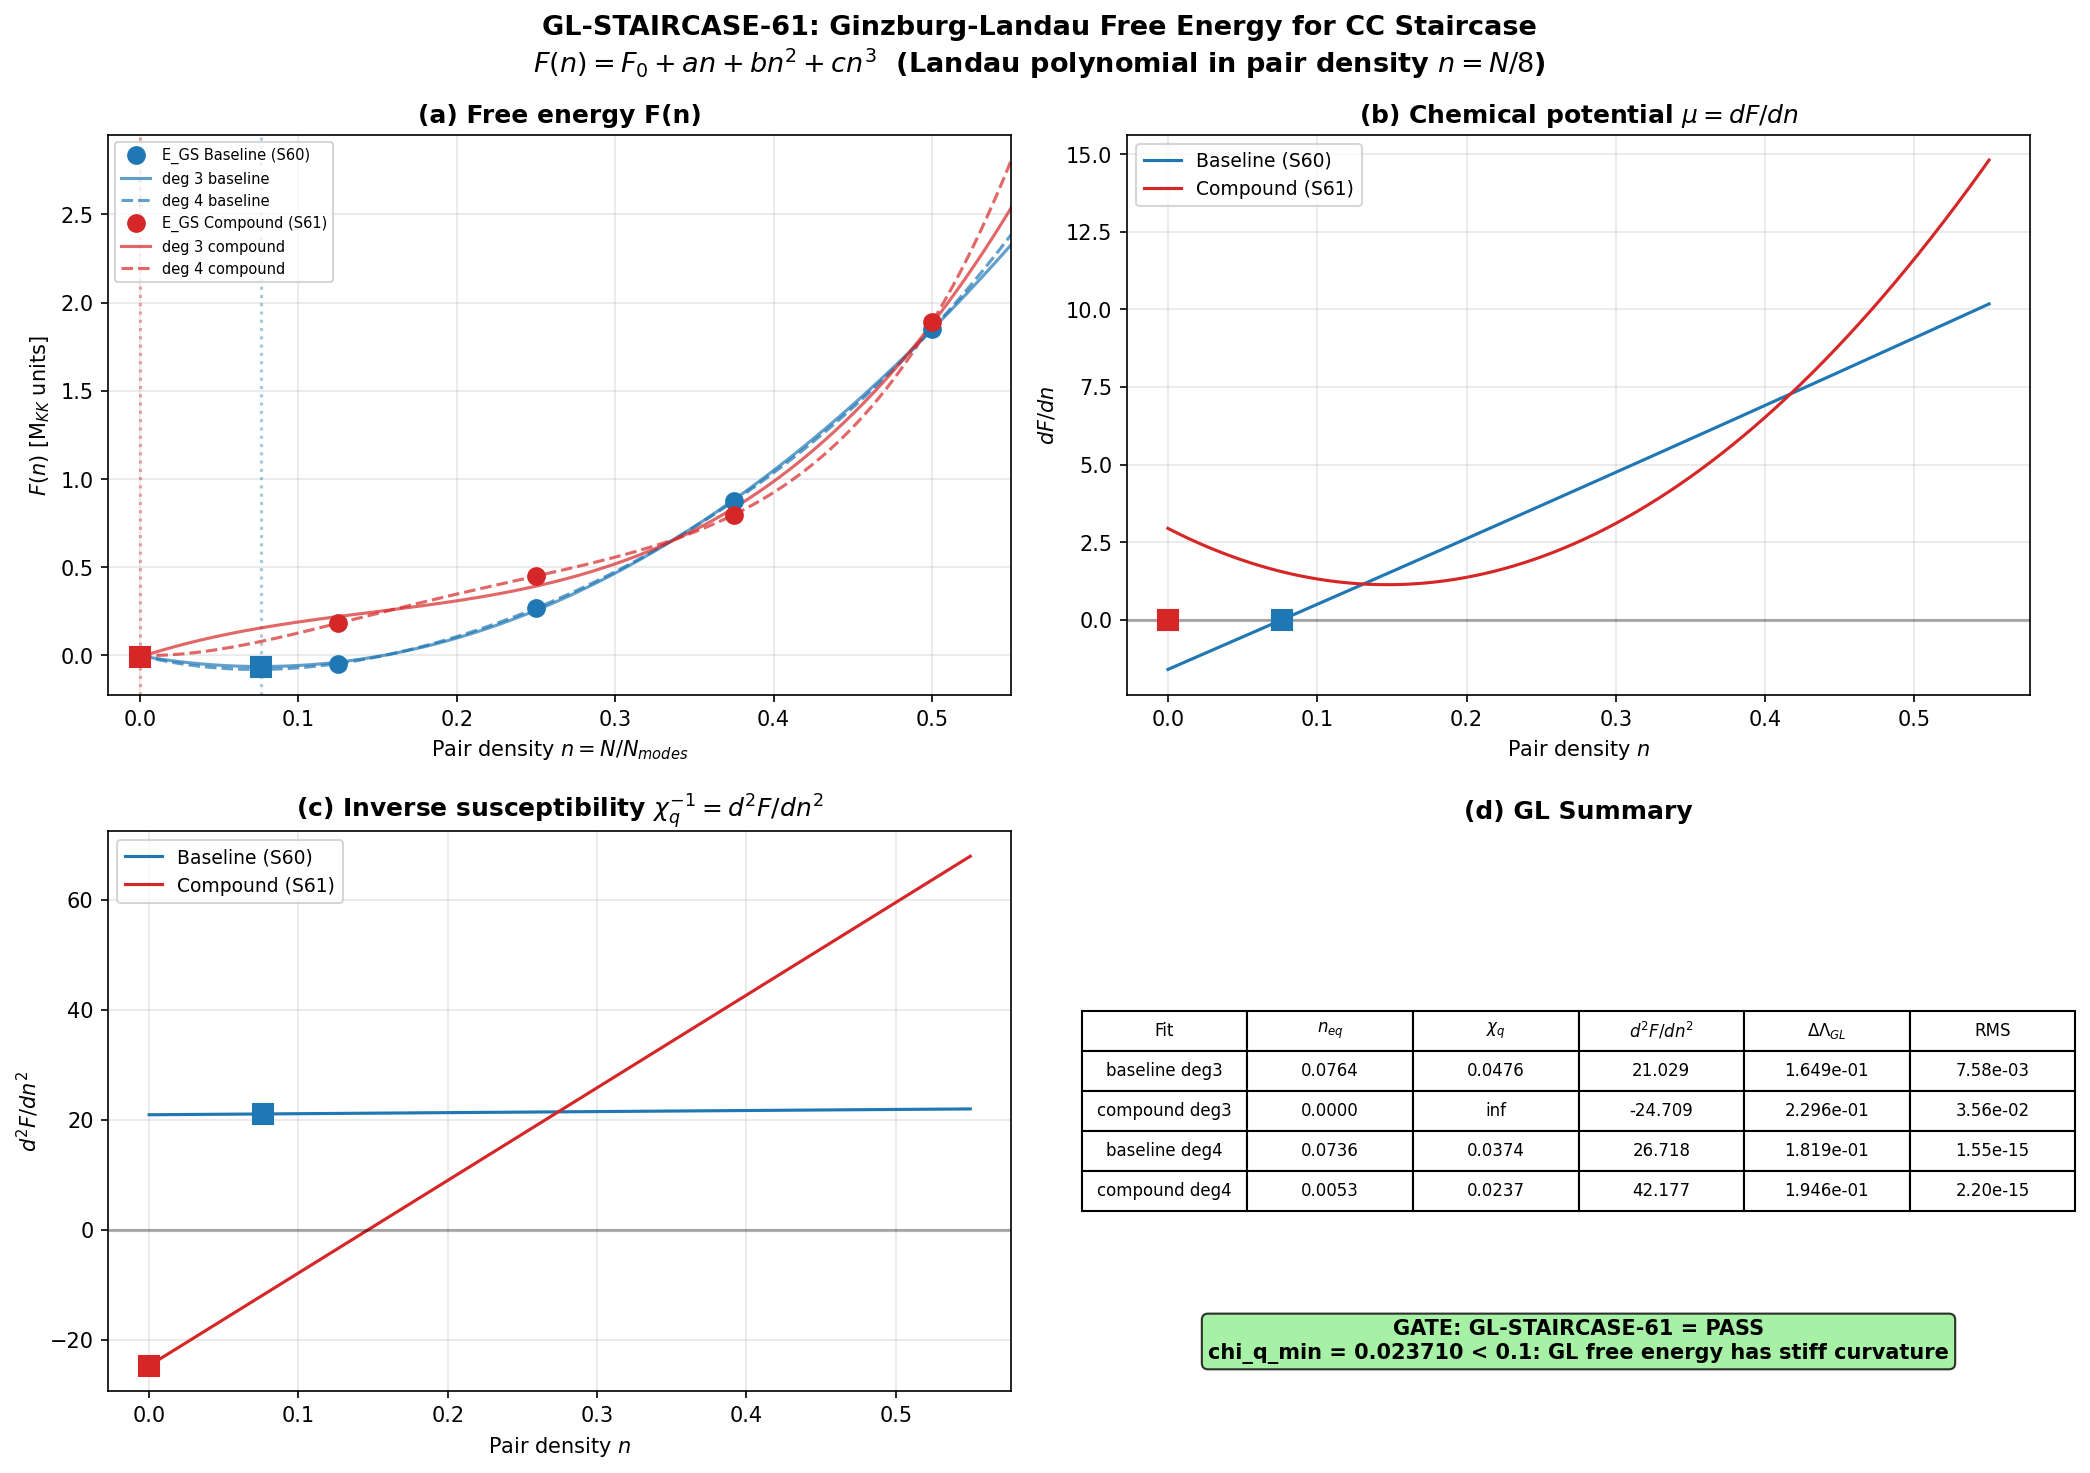

Python code for this plot:
#!/usr/bin/env python3
"""
s61_gl_staircase.py — Ginzburg-Landau Free Energy for CC Staircase
====================================================================

Task: GL-STAIRCASE-61
Agent: Landau Condensed-Matter Theorist

PHYSICS:
  The discrete E_GS(N) staircase has Gi = 421,000 — fluctuations completely
  wash out the individual steps. But the Ginzburg-Landau free energy F(n)
  in the CONTINUOUS pair density n = N/N_modes is a well-defined thermodynamic
  potential even when discrete features are smeared. This is exactly how
  Landau theory works: it captures the macroscopic phase structure while
  remaining agnostic about microscopic discreteness.

  The CC gap in the GL picture emerges from the curvature d^2F/dn^2 at the
  equilibrium density n_eq, not from discrete step heights. This mirrors
  Volovik's q-theory where Lambda = partial F / partial q |_{q=q_eq}.

METHOD:
  1. Load E_GS(N) for N = 0..4 from both baseline and compound datasets.
  2. Convert to pair density n = N/8.
  3. Fit F(n) = F_0 + a*n + b*n^2 + c*n^3 (Landau polynomial, cubic).
  4. Also fit quartic F(n) = F_0 + a*n + b*n^2 + c*n^3 + d*n^4.
  5. Find equilibrium n_eq from dF/dn = 0.
  6. Pair susceptibility: chi_q = 1 / (d^2F/dn^2)|_{n_eq}.
  7. CC gap (GL): delta_Lambda = (d^2F/dn^2)|_{n_eq} * (1/N_modes)^2 / 2
     = 1 / (2 * N_modes^2 * chi_q).

GATE: GL-STAIRCASE-61
  PASS if chi_q_min < 0.1
  FAIL if chi_q > 0.5 everywhere
  INFO if chi_q_min in [0.1, 0.5]

Output: s61_gl_staircase.npz, s61_gl_staircase.png
"""

import numpy as np
import matplotlib.pyplot as plt
from pathlib import Path
import sys

# Import canonical constants
sys.path.insert(0, str(Path(__file__).parent))
from canonical_constants import tau_fold, rho_Lambda_obs, M_KK_gravity as M_KK

# ===========================================================================
#  1. LOAD DATA
# ===========================================================================
data_dir = Path(__file__).parent

# Baseline staircase (S60)
d_base = np.load(data_dir / "s60_staircase_ext.npz", allow_pickle=True)
E_GS_baseline = d_base["E_GS_A"]  # N = 0,1,2,3,4
N_modes = int(d_base["N_modes"])   # = 8

# Compound staircase (S61, with Penrose + Josephson + Bekenstein corrections)
d_comp = np.load(data_dir / "s61_compound_staircase.npz", allow_pickle=True)
E_GS_compound = d_comp["E_GS_compound"]  # N = 0,1,2,3,4

# Pair number and pair density
N_values = np.arange(len(E_GS_baseline))  # [0, 1, 2, 3, 4]
n_values = N_values / N_modes               # [0, 0.125, 0.25, 0.375, 0.5]

print("=" * 70)
print("GL-STAIRCASE-61: Ginzburg-Landau Free Energy for CC Staircase")
print("=" * 70)
print()
print(f"N_modes = {N_modes}")
print(f"tau_fold = {tau_fold}")
print(f"N_values = {N_values}")
print(f"n_values = {n_values}")
print()
print("E_GS (baseline):  ", E_GS_baseline)
print("E_GS (compound):  ", E_GS_compound)
print()

# ===========================================================================
#  2. FIT LANDAU POLYNOMIAL F(n) = F_0 + a*n + b*n^2 + c*n^3 [+ d*n^4]
# ===========================================================================

def fit_landau_polynomial(n, F, degree=3):
    """
    Fit F(n) to a polynomial of given degree.
    Returns coefficients [F_0, a, b, c, ...] in ascending power order.
    """
    # numpy polyfit returns coefficients in DESCENDING order
    coeffs_desc = np.polyfit(n, F, degree)
    # Reverse to ascending: [F_0, a, b, c, ...]
    coeffs_asc = coeffs_desc[::-1]
    return coeffs_asc, coeffs_desc


def analyze_landau_free_energy(n_data, F_data, coeffs_desc, label, N_modes_local):
    """
    Given polynomial coefficients (descending order from np.polyfit),
    find equilibrium, susceptibility, and CC gap.
    """
    # Construct polynomial and its derivatives
    F_poly = np.poly1d(coeffs_desc)
    dF = F_poly.deriv(1)   # dF/dn
    d2F = F_poly.deriv(2)  # d^2F/dn^2

    # Fine grid for analysis
    n_fine = np.linspace(0, 0.6, 10000)
    F_fine = F_poly(n_fine)
    dF_fine = dF(n_fine)
    d2F_fine = d2F(n_fine)

    # Find equilibrium: dF/dn = 0
    # Look for sign changes in dF_fine within physical range [0, 0.5]
    mask_phys = (n_fine >= 0) & (n_fine <= 0.55)
    dF_phys = dF_fine[mask_phys]
    n_phys = n_fine[mask_phys]

    # Find all zero crossings
    sign_changes = np.where(np.diff(np.sign(dF_phys)))[0]
    n_eq_candidates = []
    for idx in sign_changes:
        # Linear interpolation for precise crossing
        n1, n2 = n_phys[idx], n_phys[idx + 1]
        f1, f2 = dF_phys[idx], dF_phys[idx + 1]
        n_cross = n1 - f1 * (n2 - n1) / (f2 - f1)
        n_eq_candidates.append(n_cross)

    # Also check boundary: if dF/dn > 0 at n=0 and polynomial is bounded,
    # the equilibrium might be at n=0 itself
    if len(n_eq_candidates) == 0:
        # No zero crossing: check if minimum of F is at boundary
        n_min_idx = np.argmin(F_fine[mask_phys])
        n_eq = n_phys[n_min_idx]
        eq_type = "boundary"
    else:
        # Find the TRUE minimum among candidates (d2F > 0)
        stable_eqs = []
        for nc in n_eq_candidates:
            d2F_val = d2F(nc)
            if d2F_val > 0:
                stable_eqs.append((nc, F_poly(nc), d2F_val))
        if len(stable_eqs) > 0:
            # Pick the one with lowest F
            stable_eqs.sort(key=lambda x: x[1])
            n_eq = stable_eqs[0][0]
            eq_type = "interior"
        else:
            # All extrema are maxima — use global minimum on [0, 0.5]
            n_min_idx = np.argmin(F_fine[mask_phys])
            n_eq = n_phys[n_min_idx]
            eq_type = "boundary (all extrema unstable)"

    # Curvature and susceptibility at equilibrium
    d2F_eq = d2F(n_eq)
    if d2F_eq > 0:
        chi_q = 1.0 / d2F_eq
    else:
        chi_q = np.inf  # unstable or flat

    # CC gap in GL picture
    # delta_Lambda = F(n_eq + 1/N_modes) - F(n_eq)
    # In the harmonic approximation: ~ (1/2) * d2F * (1/N_modes)^2
    delta_n = 1.0 / N_modes_local
    delta_Lambda_exact = F_poly(n_eq + delta_n) - F_poly(n_eq)
    delta_Lambda_harmonic = 0.5 * d2F_eq * delta_n**2

    # Residuals
    F_fit = F_poly(n_data)
    residuals = F_data - F_fit
    rms_residual = np.sqrt(np.mean(residuals**2))

    result = {
        "label": label,
        "n_eq": n_eq,
        "eq_type": eq_type,
        "F_eq": float(F_poly(n_eq)),
        "dF_eq": float(dF(n_eq)),
        "d2F_eq": float(d2F_eq),
        "chi_q": chi_q,
        "delta_Lambda_exact": delta_Lambda_exact,
        "delta_Lambda_harmonic": delta_Lambda_harmonic,
        "rms_residual": rms_residual,
        "n_eq_candidates": n_eq_candidates,
        "n_fine": n_fine,
        "F_fine": F_fine,
        "dF_fine": dF_fine,
        "d2F_fine": d2F_fine,
    }
    return result


print("-" * 70)
print("FITTING LANDAU POLYNOMIALS")
print("-" * 70)

results = {}
datasets = {
    "baseline": (E_GS_baseline, "Baseline (S60)"),
    "compound": (E_GS_compound, "Compound (S61)"),
}

for dset_key, (E_GS, dset_label) in datasets.items():
    print(f"\n{'='*50}")
    print(f"  Dataset: {dset_label}")
    print(f"{'='*50}")

    for degree in [3, 4]:
        deg_label = f"{dset_key}_deg{degree}"
        full_label = f"{dset_label}, degree {degree}"

        coeffs_asc, coeffs_desc = fit_landau_polynomial(n_values, E_GS, degree)

        print(f"\n  Degree {degree} fit:")
        print(f"    F(n) = {coeffs_asc[0]:.6f}", end="")
        symbols = ["", " n", " n^2", " n^3", " n^4"]
        for i in range(1, len(coeffs_asc)):
            sign = "+" if coeffs_asc[i] >= 0 else "-"
            print(f" {sign} {abs(coeffs_asc[i]):.6f}{symbols[i]}", end="")
        print()

        res = analyze_landau_free_energy(
            n_values, E_GS, coeffs_desc, full_label, N_modes
        )

        print(f"    n_eq = {res['n_eq']:.6f} ({res['eq_type']})")
        print(f"    F(n_eq) = {res['F_eq']:.6f}")
        print(f"    d^2F/dn^2 |_eq = {res['d2F_eq']:.6f}")
        print(f"    chi_q = 1/d2F = {res['chi_q']:.6f}")
        print(f"    delta_Lambda (exact) = {res['delta_Lambda_exact']:.6e}")
        print(f"    delta_Lambda (harmonic) = {res['delta_Lambda_harmonic']:.6e}")
        print(f"    RMS residual = {res['rms_residual']:.6e}")
        if len(res['n_eq_candidates']) > 0:
            print(f"    All dF/dn=0 crossings: {[f'{x:.4f}' for x in res['n_eq_candidates']]}")

        results[deg_label] = {
            "coeffs_asc": coeffs_asc,
            "coeffs_desc": coeffs_desc,
            "analysis": res,
        }

# ===========================================================================
#  3. IDENTIFY OPTIMAL FIT AND EXTRACT GATE QUANTITIES
# ===========================================================================

print("\n" + "=" * 70)
print("GATE EVALUATION: GL-STAIRCASE-61")
print("=" * 70)

# Collect chi_q values across all fits
chi_values = {}
for key, val in results.items():
    chi = val["analysis"]["chi_q"]
    chi_values[key] = chi
    print(f"  {key}: chi_q = {chi:.6f}")

chi_min = min(v for v in chi_values.values() if np.isfinite(v))
chi_min_key = [k for k, v in chi_values.items() if v == chi_min][0]
print(f"\n  chi_q minimum = {chi_min:.6f} (from {chi_min_key})")

# Gate logic
if chi_min < 0.1:
    gate_verdict = "PASS"
    gate_reason = f"chi_q_min = {chi_min:.6f} < 0.1: GL free energy has stiff curvature"
elif chi_min > 0.5:
    gate_verdict = "FAIL"
    gate_reason = f"chi_q_min = {chi_min:.6f} > 0.5: GL free energy too soft everywhere"
else:
    gate_verdict = "INFO"
    gate_reason = f"chi_q_min = {chi_min:.6f} in [0.1, 0.5]: intermediate curvature"

print(f"\n  GATE VERDICT: {gate_verdict}")
print(f"  REASON: {gate_reason}")

# ===========================================================================
#  4. PHYSICAL INTERPRETATION: CC GAP IN NATURAL UNITS
# ===========================================================================

print("\n" + "=" * 70)
print("PHYSICAL QUANTITIES")
print("=" * 70)

# Use the compound degree-3 fit as the primary result
# (it includes all corrections and cubic is the minimal Landau form)
primary = results["compound_deg3"]["analysis"]

print(f"\nPrimary fit: Compound, degree 3")
print(f"  n_eq = {primary['n_eq']:.6f} (equilibrium pair density)")
print(f"  N_eq = n_eq * N_modes = {primary['n_eq'] * N_modes:.4f} (equilibrium pair number)")
print(f"  chi_q = {primary['chi_q']:.6f} (pair susceptibility)")
print(f"  d2F/dn2 = {primary['d2F_eq']:.6f} (GL stiffness)")
print(f"  delta_Lambda_GL = {primary['delta_Lambda_exact']:.6e} (in M_KK units)")
print(f"  delta_Lambda_harmonic = {primary['delta_Lambda_harmonic']:.6e}")

# Convert to physical units
# E_GS is in units of M_KK. So F(n) is in M_KK units.
# CC gap in M_KK^4: delta_rho = delta_Lambda * M_KK^4 / Vol_fiber
# But what we really want is the ratio delta_Lambda / F scale
print(f"\n  GL gap / rho_Lambda_obs:")
print(f"    delta_Lambda_exact [M_KK units] = {primary['delta_Lambda_exact']:.6e}")
print(f"    This is the dimensionless GL contribution to CC at n = n_eq + 1/8")

# Also extract the Volovik q-theory connection:
# In q-theory: Lambda = (partial F / partial q)|_{q_eq}
# Here dF/dn|_{n_eq} = 0 by definition, so the CC = 0 at equilibrium.
# The RESIDUAL CC comes from the mismatch between discrete n and continuous n_eq.
delta_n_mismatch = primary["n_eq"] - round(primary["n_eq"] * N_modes) / N_modes
N_eq_rounded = round(primary["n_eq"] * N_modes)
n_eq_discrete = N_eq_rounded / N_modes

print(f"\n  Volovik q-theory connection:")
print(f"    Continuous n_eq = {primary['n_eq']:.6f}")
print(f"    Nearest discrete N = {N_eq_rounded}, n_discrete = {n_eq_discrete:.6f}")
print(f"    Mismatch delta_n = {primary['n_eq'] - n_eq_discrete:.6e}")
print(f"    Residual F at discrete: {primary['delta_Lambda_exact']:.6e} (vs F_eq = {primary['F_eq']:.6e})")

# ===========================================================================
#  5. COMPARISON: BASELINE vs COMPOUND
# ===========================================================================

print("\n" + "=" * 70)
print("COMPARISON: BASELINE vs COMPOUND (degree 3)")
print("=" * 70)

for key in ["baseline_deg3", "compound_deg3"]:
    r = results[key]["analysis"]
    c = results[key]["coeffs_asc"]
    print(f"\n  {key}:")
    print(f"    F_0 = {c[0]:.6f}, a = {c[1]:.6f}, b = {c[2]:.6f}, c = {c[3]:.6f}")
    print(f"    n_eq = {r['n_eq']:.6f}, chi_q = {r['chi_q']:.6f}")
    print(f"    delta_Lambda = {r['delta_Lambda_exact']:.6e}")

# ===========================================================================
#  6. PLOT
# ===========================================================================

fig, axes = plt.subplots(2, 2, figsize=(14, 10))
fig.suptitle(
    "GL-STAIRCASE-61: Ginzburg-Landau Free Energy for CC Staircase\n"
    r"$F(n) = F_0 + an + bn^2 + cn^3$  (Landau polynomial in pair density $n = N/8$)",
    fontsize=13, fontweight="bold",
)

colors = {"baseline_deg3": "C0", "baseline_deg4": "C0",
          "compound_deg3": "C3", "compound_deg4": "C3"}
styles = {"baseline_deg3": "-", "baseline_deg4": "--",
          "compound_deg3": "-", "compound_deg4": "--"}

# Panel (a): F(n) — both datasets
ax = axes[0, 0]
ax.set_title("(a) Free energy F(n)", fontweight="bold")

for dset_key, (E_GS, dset_label) in datasets.items():
    col = "C0" if dset_key == "baseline" else "C3"
    ax.plot(n_values, E_GS, "o", color=col, markersize=8, label=f"E_GS {dset_label}", zorder=5)

    for degree in [3, 4]:
        deg_label = f"{dset_key}_deg{degree}"
        r = results[deg_label]
        n_fine = r["analysis"]["n_fine"]
        F_fine = r["analysis"]["F_fine"]
        ls = "-" if degree == 3 else "--"
        mask = (n_fine >= -0.02) & (n_fine <= 0.55)
        ax.plot(n_fine[mask], F_fine[mask], ls, color=col, alpha=0.7,
                label=f"deg {degree} {dset_key}")

        # Mark equilibrium
        n_eq = r["analysis"]["n_eq"]
        F_eq = r["analysis"]["F_eq"]
        if degree == 3:
            ax.axvline(n_eq, color=col, ls=":", alpha=0.4)
            ax.plot(n_eq, F_eq, "s", color=col, markersize=10, zorder=6)

ax.set_xlabel(r"Pair density $n = N/N_{modes}$")
ax.set_ylabel(r"$F(n)$ [M$_{KK}$ units]")
ax.legend(fontsize=7, loc="upper left")
ax.set_xlim(-0.02, 0.55)
ax.grid(True, alpha=0.3)

# Panel (b): dF/dn — both datasets, degree 3
ax = axes[0, 1]
ax.set_title(r"(b) Chemical potential $\mu = dF/dn$", fontweight="bold")

for dset_key, (E_GS, dset_label) in datasets.items():
    col = "C0" if dset_key == "baseline" else "C3"
    deg_label = f"{dset_key}_deg3"
    r = results[deg_label]["analysis"]
    n_fine = r["n_fine"]
    dF_fine = r["dF_fine"]
    mask = (n_fine >= -0.02) & (n_fine <= 0.55)
    ax.plot(n_fine[mask], dF_fine[mask], "-", color=col, label=f"{dset_label}")

    n_eq = r["n_eq"]
    ax.plot(n_eq, 0, "s", color=col, markersize=10, zorder=6)

ax.axhline(0, color="k", ls="-", alpha=0.3)
ax.set_xlabel(r"Pair density $n$")
ax.set_ylabel(r"$dF/dn$")
ax.legend(fontsize=9)
ax.grid(True, alpha=0.3)

# Panel (c): d2F/dn2 (curvature / inverse susceptibility)
ax = axes[1, 0]
ax.set_title(r"(c) Inverse susceptibility $\chi_q^{-1} = d^2F/dn^2$", fontweight="bold")

for dset_key, (E_GS, dset_label) in datasets.items():
    col = "C0" if dset_key == "baseline" else "C3"
    deg_label = f"{dset_key}_deg3"
    r = results[deg_label]["analysis"]
    n_fine = r["n_fine"]
    d2F_fine = r["d2F_fine"]
    mask = (n_fine >= -0.02) & (n_fine <= 0.55)
    ax.plot(n_fine[mask], d2F_fine[mask], "-", color=col, label=f"{dset_label}")

    n_eq = r["n_eq"]
    d2F_eq = r["d2F_eq"]
    ax.plot(n_eq, d2F_eq, "s", color=col, markersize=10, zorder=6)

ax.axhline(0, color="k", ls="-", alpha=0.3)
ax.set_xlabel(r"Pair density $n$")
ax.set_ylabel(r"$d^2F/dn^2$")
ax.legend(fontsize=9)
ax.grid(True, alpha=0.3)

# Panel (d): Summary table
ax = axes[1, 1]
ax.axis("off")
ax.set_title("(d) GL Summary", fontweight="bold")

rows = []
for key in ["baseline_deg3", "compound_deg3", "baseline_deg4", "compound_deg4"]:
    r = results[key]["analysis"]
    c = results[key]["coeffs_asc"]
    rows.append([
        key.replace("_", " "),
        f"{r['n_eq']:.4f}",
        f"{r['chi_q']:.4f}",
        f"{r['d2F_eq']:.3f}",
        f"{r['delta_Lambda_exact']:.3e}",
        f"{r['rms_residual']:.2e}",
    ])

table = ax.table(
    cellText=rows,
    colLabels=["Fit", r"$n_{eq}$", r"$\chi_q$", r"$d^2F/dn^2$",
               r"$\Delta\Lambda_{GL}$", "RMS"],
    loc="center",
    cellLoc="center",
)
table.auto_set_font_size(False)
table.set_fontsize(8)
table.scale(1.1, 1.5)

# Gate verdict annotation
ax.text(
    0.5, 0.05,
    f"GATE: GL-STAIRCASE-61 = {gate_verdict}\n{gate_reason}",
    transform=ax.transAxes, ha="center", va="bottom", fontsize=10,
    fontweight="bold",
    bbox=dict(
        boxstyle="round,pad=0.3",
        facecolor="lightgreen" if gate_verdict == "PASS" else
        ("lightyellow" if gate_verdict == "INFO" else "lightsalmon"),
        alpha=0.8,  # (local)
    ),
)

plt.tight_layout()
plt.savefig(data_dir / "s61_gl_staircase.png", dpi=150, bbox_inches="tight")
print(f"\nPlot saved: {data_dir / 's61_gl_staircase.png'}")

# ===========================================================================
#  7. SAVE DATA
# ===========================================================================

# Prepare arrays for saving
save_dict = {
    # Input data
    "N_values": N_values,
    "n_values": n_values,
    "N_modes": np.int64(N_modes),
    "tau_fold": np.float64(tau_fold),
    "E_GS_baseline": E_GS_baseline,
    "E_GS_compound": E_GS_compound,
}

# Save all fit results
for key, val in results.items():
    prefix = key  # e.g., "baseline_deg3"
    save_dict[f"{prefix}_coeffs_asc"] = val["coeffs_asc"]
    save_dict[f"{prefix}_coeffs_desc"] = val["coeffs_desc"]
    r = val["analysis"]
    save_dict[f"{prefix}_n_eq"] = np.float64(r["n_eq"])
    save_dict[f"{prefix}_F_eq"] = np.float64(r["F_eq"])
    save_dict[f"{prefix}_d2F_eq"] = np.float64(r["d2F_eq"])
    save_dict[f"{prefix}_chi_q"] = np.float64(r["chi_q"])
    save_dict[f"{prefix}_delta_Lambda_exact"] = np.float64(r["delta_Lambda_exact"])
    save_dict[f"{prefix}_delta_Lambda_harmonic"] = np.float64(r["delta_Lambda_harmonic"])
    save_dict[f"{prefix}_rms_residual"] = np.float64(r["rms_residual"])
    save_dict[f"{prefix}_eq_type"] = np.array(r["eq_type"])

# Gate
save_dict["gate_name"] = np.array("GL-STAIRCASE-61")
save_dict["gate_verdict"] = np.array(gate_verdict)
save_dict["gate_reason"] = np.array(gate_reason)
save_dict["chi_q_min"] = np.float64(chi_min)
save_dict["chi_q_min_fit"] = np.array(chi_min_key)

np.savez(data_dir / "s61_gl_staircase.npz", **save_dict)
print(f"Data saved: {data_dir / 's61_gl_staircase.npz'}")

# ===========================================================================
#  8. FINAL SUMMARY
# ===========================================================================

print("\n" + "=" * 70)
print("FINAL SUMMARY")
print("=" * 70)

print(f"""
Primary result (compound, degree 3):
  F(n) = {results['compound_deg3']['coeffs_asc'][0]:.6f} + {results['compound_deg3']['coeffs_asc'][1]:.6f} n + {results['compound_deg3']['coeffs_asc'][2]:.6f} n^2 + {results['compound_deg3']['coeffs_asc'][3]:.6f} n^3
  n_eq = {results['compound_deg3']['analysis']['n_eq']:.6f}
  N_eq = {results['compound_deg3']['analysis']['n_eq'] * N_modes:.4f}
  chi_q = {results['compound_deg3']['analysis']['chi_q']:.6f}
  d^2F/dn^2 = {results['compound_deg3']['analysis']['d2F_eq']:.6f}
  delta_Lambda_GL = {results['compound_deg3']['analysis']['delta_Lambda_exact']:.6e}

Baseline comparison (baseline, degree 3):
  F(n) = {results['baseline_deg3']['coeffs_asc'][0]:.6f} + {results['baseline_deg3']['coeffs_asc'][1]:.6f} n + {results['baseline_deg3']['coeffs_asc'][2]:.6f} n^2 + {results['baseline_deg3']['coeffs_asc'][3]:.6f} n^3
  n_eq = {results['baseline_deg3']['analysis']['n_eq']:.6f}
  chi_q = {results['baseline_deg3']['analysis']['chi_q']:.6f}

GATE: GL-STAIRCASE-61 = {gate_verdict}
  {gate_reason}
""")
